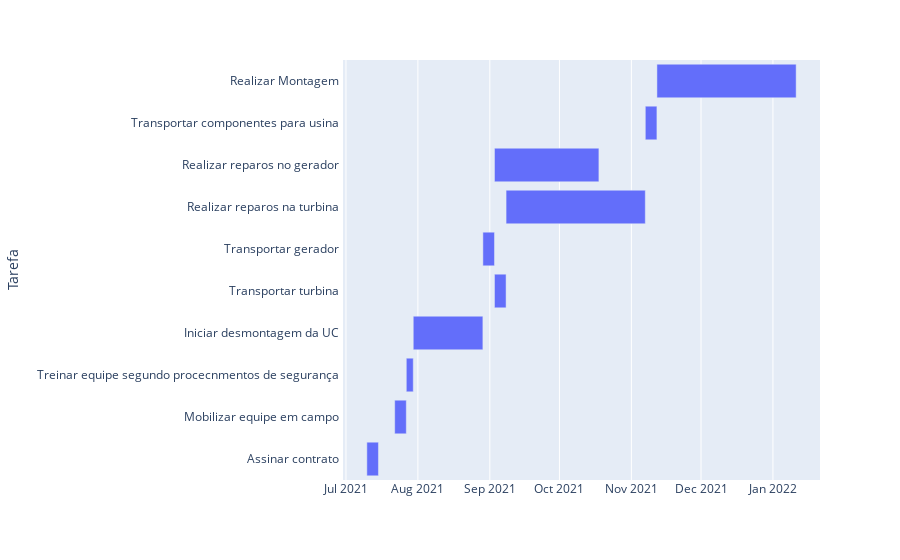

The cell this chart's notebook holds for it:
### Code cell
fig = px.timeline(tabela, x_start="Início", x_end="Fim", y="Tarefa")
fig

### Figure 1 — Plotly figure (JSON) as saved in the notebook; plotly's stock layout.template omitted (floating-point values rounded to 4 significant figures)
{"data": [{"alignmentgroup": "True", "base": ["2021-07-10T00:00:00", "2021-07-22T00:00:00", "2021-07-27T00:00:00", "2021-07-30T00:00:00", "2021-09-03T00:00:00", "2021-08-29T00:00:00", "2021-09-08T00:00:00", "2021-09-03T00:00:00", "2021-11-07T00:00:00", "2021-11-12T00:00:00"], "hovertemplate": "Início=%{base}<br>Fim=%{x}<br>Tarefa=%{y}<extra></extra>", "legendgroup": "", "marker": {"color": "#636efa", "pattern": {"shape": ""}}, "name": "", "offsetgroup": "", "orientation": "h", "showlegend": false, "textposition": "auto", "type": "bar", "x": [432000000, 432000000, 259200000, 2592000000, 432000000, 432000000, 5184000000, 3888000000, 432000000, 5184000000], "xaxis": "x", "y": ["Assinar contrato ", "Mobilizar equipe em campo ", "Treinar equipe segundo procecnmentos de segurança ", "Iniciar desmontagem da UC ", "Transportar turbina ", "Transportar gerador ", "Realizar reparos na turbina ", "Realizar reparos no gerador ", "Transportar componentes para usina ", "Realizar Montagem "], "yaxis": "y"}], "layout": {"barmode": "overlay", "legend": {"tracegroupgap": 0}, "margin": {"t": 60}, "xaxis": {"anchor": "y", "domain": [0, 1], "type": "date"}, "yaxis": {"anchor": "x", "domain": [0, 1], "title": {"text": "Tarefa"}}}}
